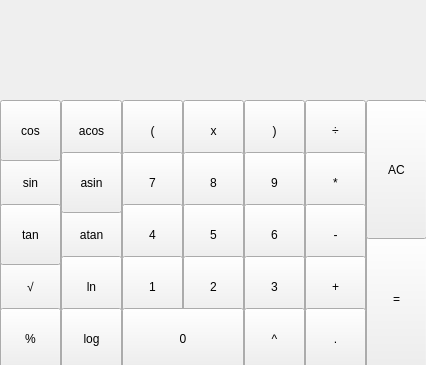
<?xml version="1.0" encoding="UTF-8"?>
<ui version="4.0">
 <class>MainWindow</class>
 <widget class="QMainWindow" name="MainWindow">
  <property name="geometry">
   <rect>
    <x>0</x>
    <y>0</y>
    <width>426</width>
    <height>365</height>
   </rect>
  </property>
  <property name="windowTitle">
   <string>MainWindow</string>
  </property>
  <widget class="QWidget" name="centralwidget">
   <widget class="QLabel" name="label_show">
    <property name="enabled">
     <bool>true</bool>
    </property>
    <property name="geometry">
     <rect>
      <x>0</x>
      <y>10</y>
      <width>366</width>
      <height>81</height>
     </rect>
    </property>
    <property name="font">
     <font>
      <family>Times New Roman</family>
      <pointsize>24</pointsize>
     </font>
    </property>
    <property name="toolTipDuration">
     <number>-1</number>
    </property>
    <property name="text">
     <string/>
    </property>
    <property name="alignment">
     <set>Qt::AlignRight|Qt::AlignTrailing|Qt::AlignVCenter</set>
    </property>
    <property name="wordWrap">
     <bool>false</bool>
    </property>
   </widget>
   <widget class="QPushButton" name="pushButton_leftScobe">
    <property name="geometry">
     <rect>
      <x>122</x>
      <y>100</y>
      <width>61</width>
      <height>61</height>
     </rect>
    </property>
    <property name="text">
     <string>(</string>
    </property>
   </widget>
   <widget class="QPushButton" name="pushButton_x">
    <property name="geometry">
     <rect>
      <x>183</x>
      <y>100</y>
      <width>61</width>
      <height>61</height>
     </rect>
    </property>
    <property name="text">
     <string>x</string>
    </property>
   </widget>
   <widget class="QPushButton" name="pushButton_rightScobe">
    <property name="geometry">
     <rect>
      <x>244</x>
      <y>100</y>
      <width>61</width>
      <height>61</height>
     </rect>
    </property>
    <property name="text">
     <string>)</string>
    </property>
   </widget>
   <widget class="QPushButton" name="pushButton_div">
    <property name="geometry">
     <rect>
      <x>305</x>
      <y>100</y>
      <width>61</width>
      <height>61</height>
     </rect>
    </property>
    <property name="text">
     <string>÷</string>
    </property>
   </widget>
   <widget class="QPushButton" name="pushButton_nine">
    <property name="geometry">
     <rect>
      <x>244</x>
      <y>152</y>
      <width>61</width>
      <height>61</height>
     </rect>
    </property>
    <property name="styleSheet">
     <string notr="true">Qlabel {
qproperty-alignment: 'AlignVCenter | AlignRight';
border-bottom: 1px solid gray;
}
background-color : white;</string>
    </property>
    <property name="text">
     <string>9</string>
    </property>
   </widget>
   <widget class="QPushButton" name="pushButton_eight">
    <property name="geometry">
     <rect>
      <x>183</x>
      <y>152</y>
      <width>61</width>
      <height>61</height>
     </rect>
    </property>
    <property name="text">
     <string>8</string>
    </property>
   </widget>
   <widget class="QPushButton" name="pushButton_seven">
    <property name="geometry">
     <rect>
      <x>122</x>
      <y>152</y>
      <width>61</width>
      <height>61</height>
     </rect>
    </property>
    <property name="text">
     <string>7</string>
    </property>
   </widget>
   <widget class="QPushButton" name="pushButton_mul">
    <property name="geometry">
     <rect>
      <x>305</x>
      <y>152</y>
      <width>61</width>
      <height>61</height>
     </rect>
    </property>
    <property name="text">
     <string>*</string>
    </property>
   </widget>
   <widget class="QPushButton" name="pushButton_four">
    <property name="geometry">
     <rect>
      <x>122</x>
      <y>204</y>
      <width>61</width>
      <height>61</height>
     </rect>
    </property>
    <property name="text">
     <string>4</string>
    </property>
   </widget>
   <widget class="QPushButton" name="pushButton_six">
    <property name="geometry">
     <rect>
      <x>244</x>
      <y>204</y>
      <width>61</width>
      <height>61</height>
     </rect>
    </property>
    <property name="text">
     <string>6</string>
    </property>
   </widget>
   <widget class="QPushButton" name="pushButton_five">
    <property name="geometry">
     <rect>
      <x>183</x>
      <y>204</y>
      <width>61</width>
      <height>61</height>
     </rect>
    </property>
    <property name="text">
     <string>5</string>
    </property>
   </widget>
   <widget class="QPushButton" name="pushButton_minus">
    <property name="geometry">
     <rect>
      <x>305</x>
      <y>204</y>
      <width>61</width>
      <height>61</height>
     </rect>
    </property>
    <property name="text">
     <string>-</string>
    </property>
   </widget>
   <widget class="QPushButton" name="pushButton_one">
    <property name="geometry">
     <rect>
      <x>122</x>
      <y>256</y>
      <width>61</width>
      <height>61</height>
     </rect>
    </property>
    <property name="text">
     <string>1</string>
    </property>
   </widget>
   <widget class="QPushButton" name="pushButton_three">
    <property name="geometry">
     <rect>
      <x>244</x>
      <y>256</y>
      <width>61</width>
      <height>61</height>
     </rect>
    </property>
    <property name="text">
     <string>3</string>
    </property>
   </widget>
   <widget class="QPushButton" name="pushButton_two">
    <property name="geometry">
     <rect>
      <x>183</x>
      <y>256</y>
      <width>61</width>
      <height>61</height>
     </rect>
    </property>
    <property name="text">
     <string>2</string>
    </property>
   </widget>
   <widget class="QPushButton" name="pushButton_plus">
    <property name="geometry">
     <rect>
      <x>305</x>
      <y>256</y>
      <width>61</width>
      <height>61</height>
     </rect>
    </property>
    <property name="text">
     <string>+</string>
    </property>
   </widget>
   <widget class="QPushButton" name="pushButton_pow">
    <property name="geometry">
     <rect>
      <x>244</x>
      <y>308</y>
      <width>61</width>
      <height>61</height>
     </rect>
    </property>
    <property name="text">
     <string>^</string>
    </property>
   </widget>
   <widget class="QPushButton" name="pushButton_zero">
    <property name="geometry">
     <rect>
      <x>122</x>
      <y>308</y>
      <width>122</width>
      <height>61</height>
     </rect>
    </property>
    <property name="text">
     <string>0</string>
    </property>
   </widget>
   <widget class="QPushButton" name="pushButton_atan">
    <property name="geometry">
     <rect>
      <x>61</x>
      <y>204</y>
      <width>61</width>
      <height>61</height>
     </rect>
    </property>
    <property name="text">
     <string>atan</string>
    </property>
   </widget>
   <widget class="QPushButton" name="pushButton_acos">
    <property name="geometry">
     <rect>
      <x>61</x>
      <y>100</y>
      <width>61</width>
      <height>61</height>
     </rect>
    </property>
    <property name="text">
     <string>acos</string>
    </property>
   </widget>
   <widget class="QPushButton" name="pushButton_ln">
    <property name="geometry">
     <rect>
      <x>61</x>
      <y>256</y>
      <width>61</width>
      <height>61</height>
     </rect>
    </property>
    <property name="text">
     <string>ln</string>
    </property>
   </widget>
   <widget class="QPushButton" name="pushButton_asin">
    <property name="geometry">
     <rect>
      <x>61</x>
      <y>152</y>
      <width>61</width>
      <height>61</height>
     </rect>
    </property>
    <property name="text">
     <string>asin</string>
    </property>
   </widget>
   <widget class="QPushButton" name="pushButton_log">
    <property name="geometry">
     <rect>
      <x>61</x>
      <y>308</y>
      <width>61</width>
      <height>61</height>
     </rect>
    </property>
    <property name="text">
     <string>log</string>
    </property>
   </widget>
   <widget class="QPushButton" name="pushButton_sin">
    <property name="geometry">
     <rect>
      <x>0</x>
      <y>152</y>
      <width>61</width>
      <height>61</height>
     </rect>
    </property>
    <property name="text">
     <string>sin</string>
    </property>
   </widget>
   <widget class="QPushButton" name="pushButton_cos">
    <property name="geometry">
     <rect>
      <x>0</x>
      <y>100</y>
      <width>61</width>
      <height>61</height>
     </rect>
    </property>
    <property name="text">
     <string>cos</string>
    </property>
   </widget>
   <widget class="QPushButton" name="pushButton_sqrt">
    <property name="geometry">
     <rect>
      <x>0</x>
      <y>256</y>
      <width>61</width>
      <height>61</height>
     </rect>
    </property>
    <property name="text">
     <string>√</string>
    </property>
   </widget>
   <widget class="QPushButton" name="pushButton_tan">
    <property name="geometry">
     <rect>
      <x>0</x>
      <y>204</y>
      <width>61</width>
      <height>61</height>
     </rect>
    </property>
    <property name="text">
     <string>tan</string>
    </property>
   </widget>
   <widget class="QPushButton" name="pushButton_mod">
    <property name="geometry">
     <rect>
      <x>0</x>
      <y>308</y>
      <width>61</width>
      <height>61</height>
     </rect>
    </property>
    <property name="text">
     <string>%</string>
    </property>
   </widget>
   <widget class="QPushButton" name="pushButton_equal">
    <property name="geometry">
     <rect>
      <x>366</x>
      <y>228</y>
      <width>61</width>
      <height>141</height>
     </rect>
    </property>
    <property name="text">
     <string>=</string>
    </property>
   </widget>
   <widget class="QPushButton" name="pushButton_ac">
    <property name="geometry">
     <rect>
      <x>366</x>
      <y>100</y>
      <width>61</width>
      <height>139</height>
     </rect>
    </property>
    <property name="text">
     <string>AC</string>
    </property>
   </widget>
   <widget class="QPushButton" name="pushButton_dot">
    <property name="geometry">
     <rect>
      <x>305</x>
      <y>308</y>
      <width>61</width>
      <height>61</height>
     </rect>
    </property>
    <property name="text">
     <string>.</string>
    </property>
   </widget>
  </widget>
 </widget>
 <resources/>
 <connections/>
</ui>
